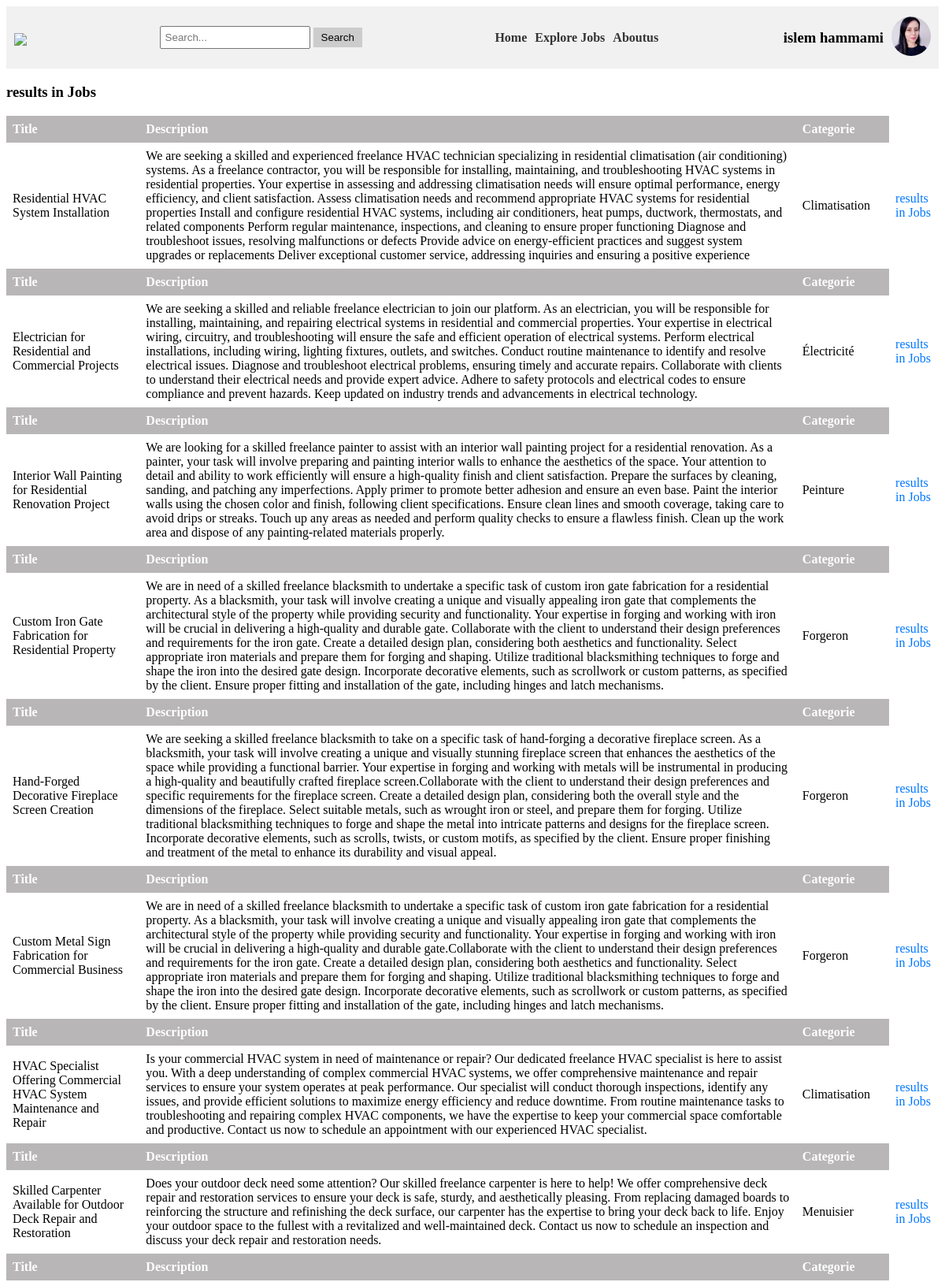
Page /Freelance-Website/search.php (signed in, upper part) on the committed database.
### tables this page shows
CREATE TABLE `users` (
  `id` int NOT NULL,
  `username` varchar(255) NOT NULL,
  `password` varchar(255) NOT NULL,
  `email` varchar(255) NOT NULL,
  `created_at` timestamp NOT NULL DEFAULT CURRENT_TIMESTAMP,
  `address` varchar(255) DEFAULT 'not declared',
  `phone_number` varchar(20) DEFAULT 'not declared',
  `additional_info` varchar(255) DEFAULT 'not declared',
  `profile_pic` varchar(255) DEFAULT 'Profile-Icon-SVG-09856789.png',
  `cv` varchar(255) DEFAULT NULL
);

CREATE TABLE `jobs` (
  `id` int NOT NULL,
  `title` varchar(255) NOT NULL,
  `categorie` varchar(255) DEFAULT NULL,
  `description` text,
  `cover_path` varchar(255) NOT NULL,
  `user_id` int NOT NULL,
  `created_at` timestamp NOT NULL DEFAULT CURRENT_TIMESTAMP,
  `prix` varchar(255) DEFAULT 'free'
);

### Freelance-Website/search.php (the view, shortened to what this page needs)
<?php
$servername = "localhost";
$username = "sammy";
$password = "password";
$dbname = "FreeLance";
$conn = new mysqli($servername, $username, $password, $dbname);
include 'navANDhead.php';
$search_term = $_GET['search'];
$sql = "SELECT * FROM jobs WHERE title LIKE '%" . $search_term . "%' OR description LIKE '%" . $search_term . "%' OR categorie LIKE '%" . $search_term . "%'";
$result = $conn->query($sql);
echo "<table class='styled-table'>";
if ($result && $result->num_rows > 0) {
  while($row = $result->fetch_assoc()) {
    echo"<h3>results in Jobs</h3>";
    echo "<thead><tr><th>Title</th><th>Description</th><th>Categorie</th><th></tr></thead>";
    echo "<tbody>";
    echo "<tr><td>" . $row["title"]. "</td><td>" . $row["description"]. "</td><td>" . $row["categorie"]. "</td><td></td><td><a href=";
  }
  echo "</table>";
}
?>

### Freelance-Website/navANDhead.php (shortened to what this page needs)
<?php
require_once('connbd.php');
?>
<!DOCTYPE html>
<html lang="en">
<head>
    <link rel="stylesheet" href="css/navbar.css">
    <link rel="stylesheet" href="css/booksstyle.css">
</head>
<body>
<header>
    <div class="header-container">
        <h1><a href="index.php"><img src="resorses/logo.png" width="190"></a></h1>
        <form method="get" action="search.php" class="search-form">
            <input type="text" name="search" class="search-input" placeholder="Search...">
            <input type="submit" value="Search" class="search-submit">
        </form>
        <nav class="nava">
            <ul>
                <li class="nava"><a href="index.php">Home</a></li>
                <li class="nava"><a href="Climatisation.php">Explore Jobs</a></li>
                <li class="nava"><a href="aboutpage.php">Aboutus</a></li>
            </ul>
        </nav>
        <div class="user-info">
            <h3 class="user-name">
                 <?php
                 if(isset($_SESSION['login'])){
                 $login=$_SESSION['login'];
                    $query = "SELECT * FROM users where username='$login'";
                    $user = $db->query($query)->fetchAll(PDO::FETCH_ASSOC);
                    foreach ($user as $user3):
                    echo $user3['username'];
                    endforeach;}
                    else{
                        echo "Guest";
                    }
                ?>
            </h3>
            <a href="profile.php"><img src="<?php
            if(isset($_SESSION['login'])){
                echo $user3['profile_pic'];
                }
                   else{
                       echo "Profile-Icon-SVG-09856789.png";
                   }
            ?>" alt="Profile photo" class="profile-photo" style="width: 50px;height:50px;" ></a>
        </div>
    </div>
</header>

### Freelance-Website/css/navbar.css (style rules this page uses)
.header-container { display: flex; align-items: center; justify-content: space-between; padding: 10px; background-color: #f1f1f1; }
.header-container h1 { margin: 0; }
.search-form { margin: 0 20px; }
.search-input { padding: 5px; }
.search-submit { padding: 5px 10px; background-color: #ccc; border: none; cursor: pointer; }
.nava ul { list-style-type: none; padding: 0; margin: 0; display: flex; }
.nava li { margin-right: 10px; }
.nava a { text-decoration: none; color: #333; font-weight: bold; }
.user-info { display: flex; align-items: center; }
.user-name { margin-right: 10px; }
.profile-photo { width: 30px; height: 30px; border-radius: 50%; }

### Freelance-Website/css/booksstyle.css (style rules this page uses)
table { border-collapse: collapse; width: 100%; }
th, td { text-align: left; padding: 8px; }
th { background-color: rgba(137, 134, 134, 0.6); color: white; }
a { text-decoration: none; color: #0077FF; }

### rows in the picture
users: username "islem hammami", profile_pic (picture)
jobs: title "Residential HVAC System Installation", description "We are seeking a skilled and experienced freelance HVAC technician specializing in residential climatisation (air conditioning) systems. As a freelance contractor, you will be responsible for installing, maintaining, and troubleshooting HVAC systems in residential properties. Your expertise in assessing and addressing climatisation needs will ensure optimal performance, energy efficiency, and client satisfaction. Assess climatisation needs and recommend appropriate HVAC systems for residential properties Install and configure residential HVAC systems, including air conditioners, heat pumps, ductwork, thermostats, and related components Perform regular maintenance, inspections, and cleaning…", categorie "Climatisation"
jobs: title "Electrician for Residential and Commercial Projects", description "We are seeking a skilled and reliable freelance electrician to join our platform. As an electrician, you will be responsible for installing, maintaining, and repairing electrical systems in residential and commercial properties. Your expertise in electrical wiring, circuitry, and troubleshooting will ensure the safe and efficient operation of electrical systems. Perform electrical installations, including wiring, lighting fixtures, outlets, and switches. Conduct routine maintenance to identify and resolve electrical issues. Diagnose and troubleshoot electrical problems, ensuring timely and accurate repairs. Collaborate with clients to understand their electrical needs and provide expert…", categorie "Électricité"
jobs: title "Interior Wall Painting for Residential Renovation Project", description "We are looking for a skilled freelance painter to assist with an interior wall painting project for a residential renovation. As a painter, your task will involve preparing and painting interior walls to enhance the aesthetics of the space. Your attention to detail and ability to work efficiently will ensure a high-quality finish and client satisfaction. Prepare the surfaces by cleaning, sanding, and patching any imperfections. Apply primer to promote better adhesion and ensure an even base. Paint the interior walls using the chosen color and finish, following client specifications. Ensure clean lines and smooth coverage, taking care to avoid drips or streaks. Touch up any areas as needed…", categorie "Peinture"
jobs: title "Custom Iron Gate Fabrication for Residential Property", description "We are in need of a skilled freelance blacksmith to undertake a specific task of custom iron gate fabrication for a residential property. As a blacksmith, your task will involve creating a unique and visually appealing iron gate that complements the architectural style of the property while providing security and functionality. Your expertise in forging and working with iron will be crucial in delivering a high-quality and durable gate. Collaborate with the client to understand their design preferences and requirements for the iron gate. Create a detailed design plan, considering both aesthetics and functionality. Select appropriate iron materials and prepare them for forging and shaping.…", categorie "Forgeron"
jobs: title "Hand-Forged Decorative Fireplace Screen Creation", description "We are seeking a skilled freelance blacksmith to take on a specific task of hand-forging a decorative fireplace screen. As a blacksmith, your task will involve creating a unique and visually stunning fireplace screen that enhances the aesthetics of the space while providing a functional barrier. Your expertise in forging and working with metals will be instrumental in producing a high-quality and beautifully crafted fireplace screen.Collaborate with the client to understand their design preferences and specific requirements for the fireplace screen. Create a detailed design plan, considering both the overall style and the dimensions of the fireplace. Select suitable metals, such as wrought…", categorie "Forgeron"
jobs: title "Custom Metal Sign Fabrication for Commercial Business", description "We are in need of a skilled freelance blacksmith to undertake a specific task of custom iron gate fabrication for a residential property. As a blacksmith, your task will involve creating a unique and visually appealing iron gate that complements the architectural style of the property while providing security and functionality. Your expertise in forging and working with iron will be crucial in delivering a high-quality and durable gate.Collaborate with the client to understand their design preferences and requirements for the iron gate. Create a detailed design plan, considering both aesthetics and functionality. Select appropriate iron materials and prepare them for forging and shaping.…", categorie "Forgeron"
jobs: title "HVAC Specialist Offering Commercial HVAC System Maintenance and Repair", description "Is your commercial HVAC system in need of maintenance or repair? Our dedicated freelance HVAC specialist is here to assist you. With a deep understanding of complex commercial HVAC systems, we offer comprehensive maintenance and repair services to ensure your system operates at peak performance. Our specialist will conduct thorough inspections, identify any issues, and provide efficient solutions to maximize energy efficiency and reduce downtime. From routine maintenance tasks to troubleshooting and repairing complex HVAC components, we have the expertise to keep your commercial space comfortable and productive. Contact us now to schedule an appointment with our experienced HVAC specialist.", categorie "Climatisation"
jobs: title "Skilled Carpenter Available for Outdoor Deck Repair and Restoration", description "Does your outdoor deck need some attention? Our skilled freelance carpenter is here to help! We offer comprehensive deck repair and restoration services to ensure your deck is safe, sturdy, and aesthetically pleasing. From replacing damaged boards to reinforcing the structure and refinishing the deck surface, our carpenter has the expertise to bring your deck back to life. Enjoy your outdoor space to the fullest with a revitalized and well-maintained deck. Contact us now to schedule an inspection and discuss your deck repair and restoration needs.", categorie "Menuisier"
